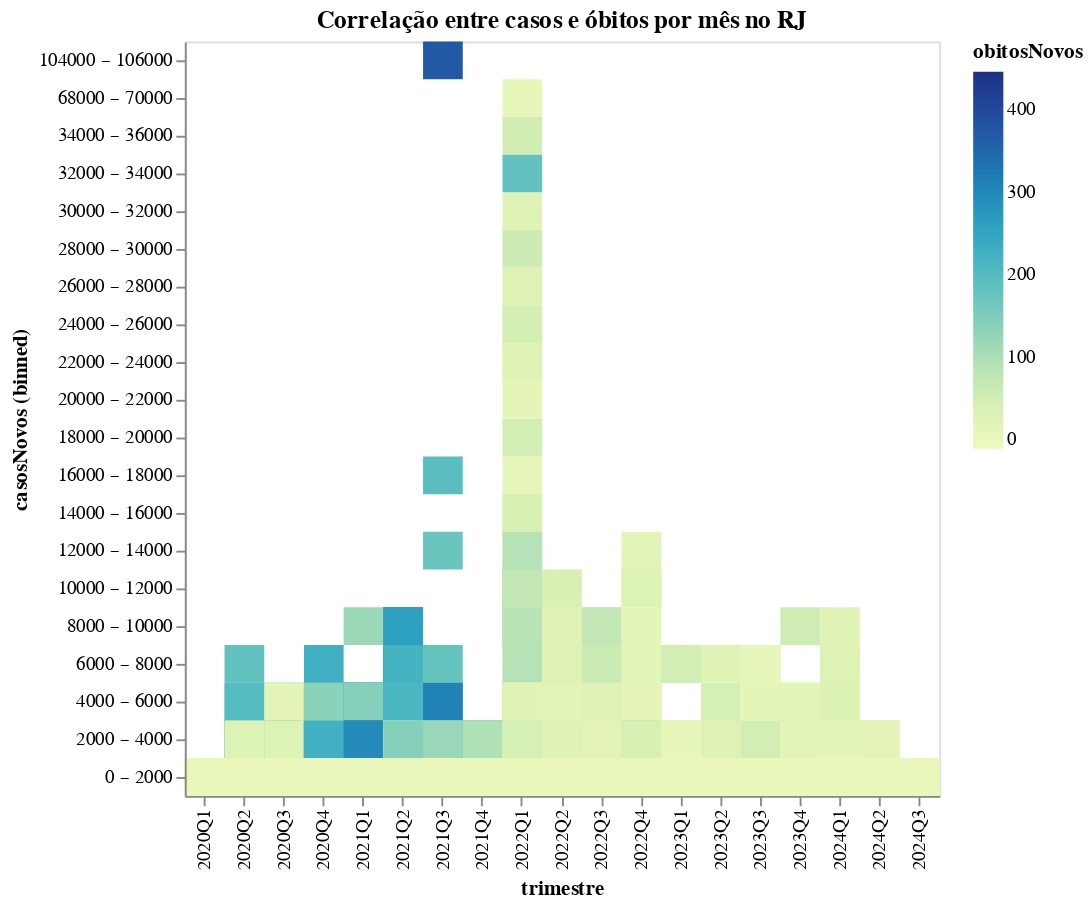

The notebook cell saved with this chart:
### Markdown cell above
### 9.Heatmap com Altair:
Desenvolva um heatmap em Altair que mostre a correlação entre casos novos, óbitos novos e leitos hospitalares ocupados (caso os dados estejam disponíveis) em um determinado estado. Explique as possíveis correlações observadas.

### Code cell
df_plot = pd.read_csv('dados/covid.csv')
df_plot = df_plot[(df_plot['estado'] == 'RJ') & (df_plot['municipio'].isnull())]

#Tratei os valores negativos pois se tratam de correções sobre o calculo acumulado, não existindo notificação negativa.
df_plot['casosNovos'] = np.where(df_plot['casosNovos'] < 0, 0, df_plot['casosNovos'])
df_plot['data'] = pd.to_datetime(df_plot['data'])
df_plot['trimestre'] = df_plot['data'].dt.to_period('Q').astype(str)

st.write('A base de leitos hospitalares não estava disponível no DataSus, portanto prossegui com uma correlação entre casos e óbitos por mês. Em 2021 é possível observar um agravamento do número de óbitos de acordo com a número de novos casos, situação que já não ocorre mais a partir de janeiro de 2022, momento em que a grande massa da população do Rio de Janeiro já havia recebido a primeira dose de vacina.')

alt.Chart(df_plot).mark_rect().encode(
    x=alt.X('trimestre:N', sort='ascending'),
    y=alt.Y('casosNovos:O', sort='descending').bin(maxbins=100),
    color='obitosNovos:Q'
).properties(
    title='Correlação entre casos e óbitos por quarter no RJ',
    width=400,
    height=400,
)

### Figure 1 — Vega-Lite specification as saved in the notebook (floating-point values rounded to 4 significant figures; data arrays with more than 128 entries replaced by an {"elided": "..."} marker saying what was removed)
{"config": {"view": {"continuousWidth": 300, "continuousHeight": 300}}, "data": {"name": "data-983d138fbdd1466815fd3e3fc1603e6b"}, "mark": {"type": "rect"}, "encoding": {"color": {"field": "obitosNovos", "type": "quantitative"}, "x": {"field": "trimestre", "sort": "ascending", "type": "nominal"}, "y": {"bin": {"maxbins": 100}, "field": "casosNovos", "sort": "descending", "type": "ordinal"}}, "height": 400, "title": "Correlação entre casos e óbitos por mês no RJ", "width": 400, "$schema": "https://vega.github.io/schema/vega-lite/v5.14.1.json", "datasets": {"data-983d138fbdd1466815fd3e3fc1603e6b": {"elided": "3255 records"}}}
